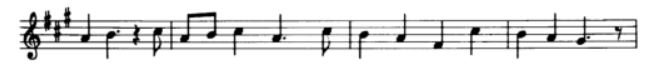
#> input picture imageProcessing/week3-2023/ex4.png, 651 x 78 px, found by its file name
$ jupyter execute work3.ipynb
#> lines starting #> are read from the running program, lines starting #| are printed output that depends on the picture
[cell 1]
import cv2
import numpy as np
import matplotlib.pyplot as plt

[cell 2]
image = cv2.imread('ex4.png')
#> image is the input picture: shape (78, 651, 3); min 0, max 255, mean 229.5

plt.imshow(image)

[cell 3]
kernel=np.ones((5,1),np.uint8)
horizontalLine = cv2.dilate(image,kernel,iterations=1)
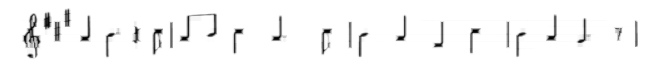
#> horizontalLine: shape (78, 651, 3); min 0, max 255, mean 246.9
horizontalLine = cv2.erode(horizontalLine,kernel,iterations=1)
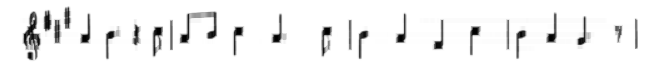
#> horizontalLine: shape (78, 651, 3); min 0, max 255, mean 242.7

$ run again, with imageProcessing/week3-2023/note.png copied over imageProcessing/week3-2023/ex4.png
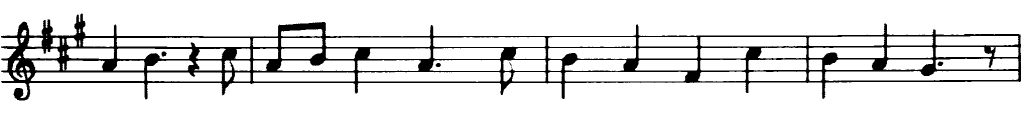
#> input picture imageProcessing/week3-2023/note.png, 1024 x 134 px, found by its file name
#> image is the input picture: shape (134, 1024, 3); min 0, max 255, mean 229.4
#> `horizontalLine = cv2.dilate(image,kernel,iterations=1)`:
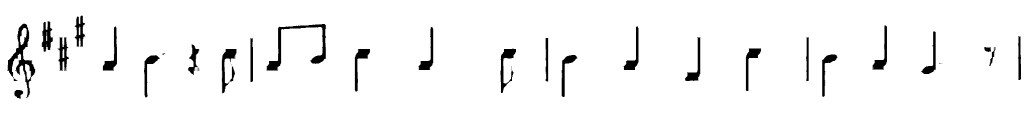
#> horizontalLine: shape (134, 1024, 3); min 0, max 255, mean 246
#> `horizontalLine = cv2.erode(horizontalLine,kernel,iterations=1)`:
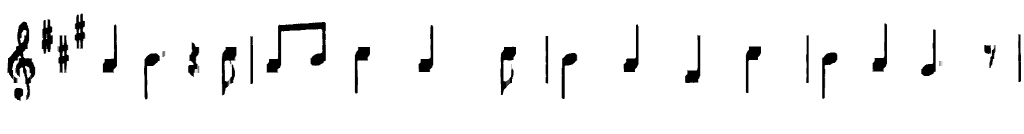
#> horizontalLine: shape (134, 1024, 3); min 0, max 255, mean 242.7
